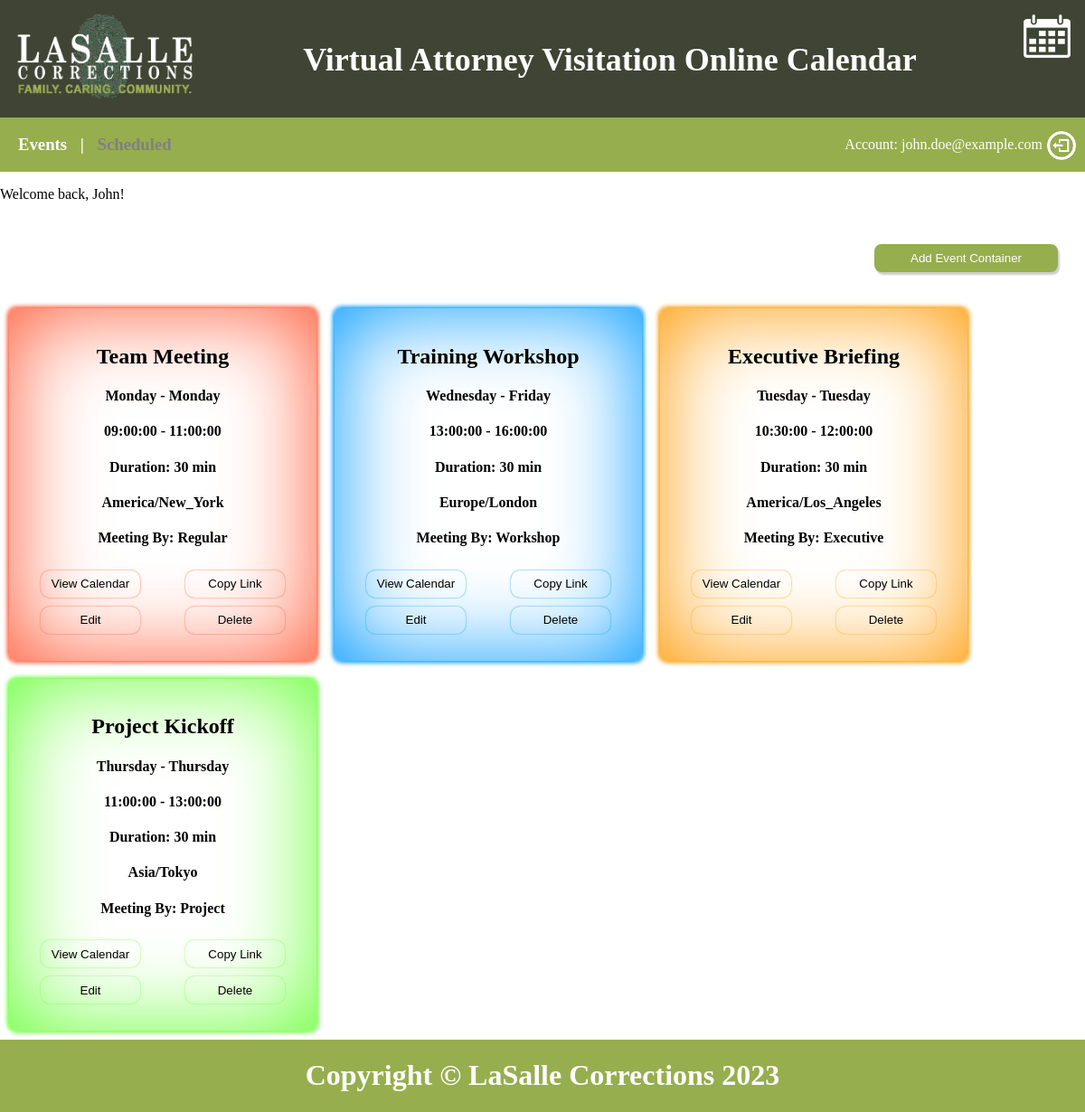
Page /eventContainers.php (signed in) on the earlier database version.
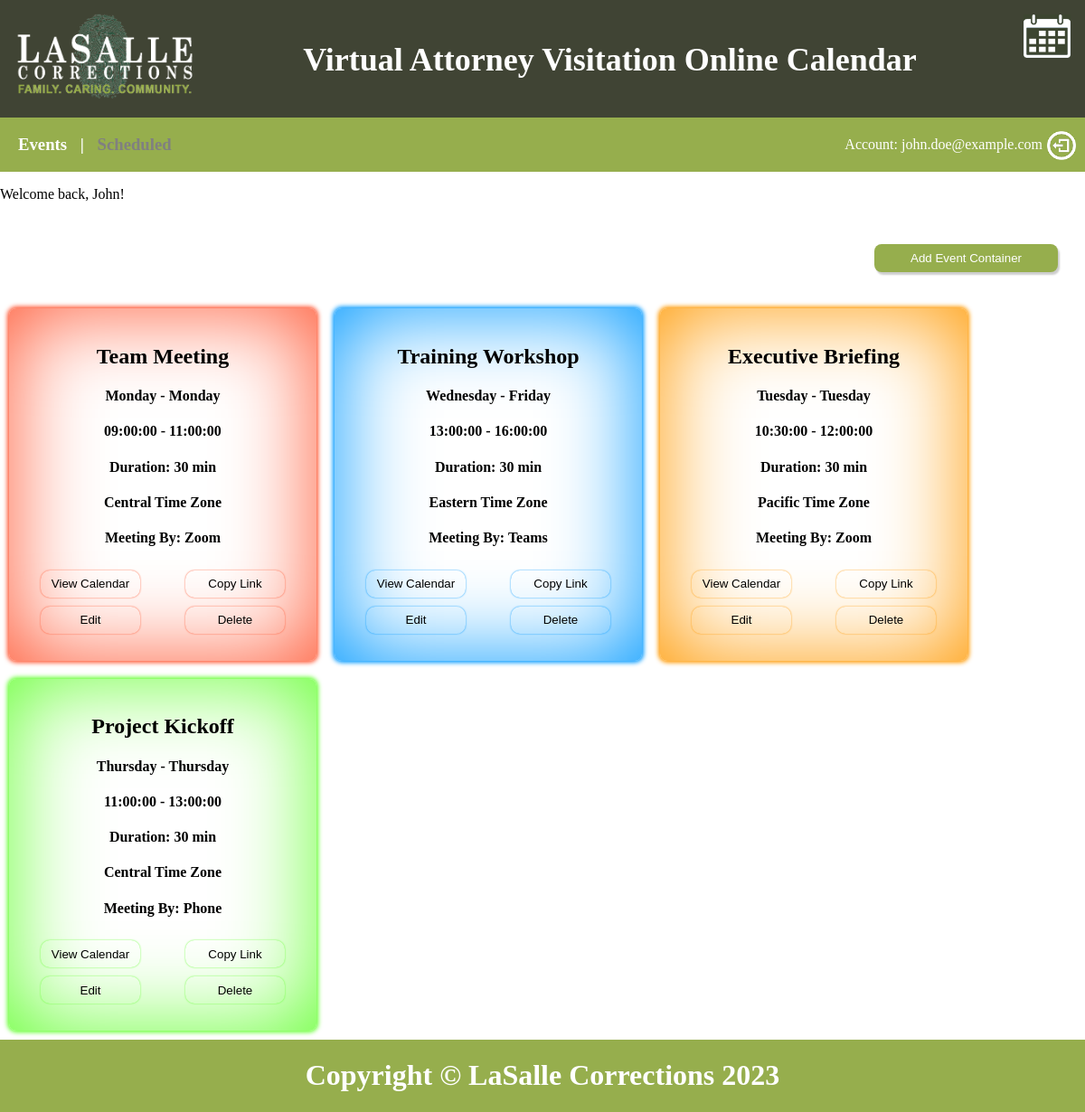
Same page on the later database version.
### tables this page shows
CREATE TABLE IF NOT EXISTS event_containers (
    event_container_id INT AUTO_INCREMENT PRIMARY KEY,
    facility VARCHAR(50) NOT NULL,
    event_name VARCHAR(255) NOT NULL,
    start_day VARCHAR(20) NOT NULL,
    end_day VARCHAR(20) NOT NULL,
    start_time TIME NOT NULL,
    end_time TIME NOT NULL,
    duration VARCHAR(50) NOT NULL DEFAULT "30 min",
    time_zone VARCHAR(50) NOT NULL,
    meeting_type VARCHAR(50) NOT NULL,
    description TEXT,
    color VARCHAR(7) NOT NULL,
    isDeleted BOOLEAN NOT NULL DEFAULT FALSE
);

### includes/loadEventContainers.php (the view, shortened to what this page needs)
<?php
$conn = new mysqli($db_host, $db_username, $db_password, $db_database);
$sql = "SELECT * FROM event_containers WHERE isDeleted != 1";
$result = $conn->query($sql);
if ($result->num_rows > 0) {
    while($row = $result->fetch_assoc()) {
        $eventContainerID = $row["event_container_id"];
        $eventName = $row["event_name"];
        $startDay = $row["start_day"];
        $endDay = $row["end_day"];
        $startTime = $row["start_time"];
        $endTime = $row["end_time"];
        $duration = $row["duration"];
        $timeZone = $row["time_zone"];
        $meetingType = $row["meeting_type"];
        $color = $row["color"];
        echo "<div id='$eventContainerID' class='eventContainer' style='--event-color: $color;'>";
        echo "<h2 class='event-headline'>$eventName</h4>";
        echo "<h4 class='day-range'>$startDay - $endDay</h4>";
        echo "<h4 class='time-range'>$startTime - $endTime</h4>";
        echo "<h4 class='duration'>Duration: $duration</h4>";
        echo "<h4 class='time-zone'>$timeZone</h4>";
        echo "<h4 class='meeting-type'>Meeting By: $meetingType</h4>";
        echo "<div class='button-div'>";
        echo "<button id='viewCalendarButton$eventContainerID' class='event-container-button' style='--event-color-darker: $color;'>View Calendar</button>";
        echo "<button id='copyLinkButton$eventContainerID' class='event-container-button' style='--event-color-darker: $color;'>Copy Link</button>";
        echo "<button id='editButton$eventContainerID' class='event-container-button' style='--event-color-darker: $color;'>Edit</button>";
        echo "<button id='deleteButton$eventContainerID' class='event-container-button' style='--event-color-darker: $color;'>Delete</button>";
        echo "</div>";
        echo "</div>";
    }
} else {
    echo "0 results";
}

### public/eventContainers.php (shortened to what this page needs)
<!DOCTYPE html>
<html lang="en">
<head>
    <link rel="stylesheet" href="css/main.css">
    <link rel="stylesheet" href="./css/eventContainer.css">
    <link rel="stylesheet" href="./css/modal.css">
</head>
  <body>
    <div id="navbarDiv">
      <?php include('navbar.php'); ?>
    </div>
    <main>
<banner-component custom-text="Events | Scheduled" label="<?=htmlspecialchars($_SESSION['email'], ENT_QUOTES)?>">
      </banner-component>
      <p>Welcome back, <?=htmlspecialchars($_SESSION['first_name'], ENT_QUOTES)?>!</p>
      <button id="addEventContainer">Add Event Container</button>
      <div id="eventContainers" class="container-row">
      <?php
      include '../includes/loadEventContainers.php';
?>
      </div>
    </main>
    <div id="footerDiv" class="footer">
      <?php include('footer.php'); ?>
    </div>
  </body>
</html>

### public/navbar.php
<head>
    <link rel="stylesheet" href="css/navbar.css">
</head>
<nav id="navbar">
    <a href="index.php">
        <img id="navbarLasalleLogo" src="img/LaSalleLogo.png" alt="lasalle logo">
    </a>
    <img id="calendarImg" src="img/cal.png" alt="calendar image">
    <h1 id="navbarHeadline">Virtual Attorney Visitation Online Calendar</h1>
</nav>

### public/footer.php
<head>
    <link rel="stylesheet" href="css/footer.css">
</head>
<footer class="footer">
    <h1>Copyright &copy; LaSalle Corrections 2023</h1>
</footer>

### public/css/main.css (style rules this page uses)
body { margin: 0px; }

### public/css/eventContainer.css (style rules this page uses)
#eventContainers { display: flex; flex-wrap: wrap; }
main { min-height: 100vh; }
#addEventContainer { float: right; margin: 30px 30px 30px 30px; background-color: #96ae4d; color: white; padding: 8px 40px; border-radius: 8px; border: none; box-shadow: 2px 3px 2px rgba(0, 0, 0, 0.2); }
.eventContainer { padding: 20px; margin: 10px; width: 300px; text-align: center; border: 0px solid var(--event-color, black); border-radius: 8px; box-shadow: 0px 0px 100px 1px var(--event-color, black) inset, 0px 0px 5px 2px var(--event-color, black); }
.container-row { width: 100%; }
.button-div { display: grid; grid-template-columns: max-content max-content; justify-content: space-between; margin-left: 10px; margin-right: 10px; margin-bottom: 5px; }
.eventContainer button { width: 110px; height: 30px; padding: 5px 5px 5px 5px; margin: 5px 5px 5px 5px; background-color: transparent; color: var(--event-text-color, black); border-width: 0px; border-color: var(--event-color-darker, black); border-radius: 10px; box-shadow: 0px 0px 3px rgba(0, 0, 0, 0.2); box-shadow: 0px 0px 2px 0px var(--event-color-darker, black); }

### public/css/navbar.css (style rules this page uses)
#navbar { height: 130px; position: absolute; left: 0; top: 0; background-color: #404434; color: white; width:100%; line-height: 2; font-size: 1.5rem; text-align: center; overflow: hidden; white-space: nowrap; text-overflow: ellipsis; }
#navbarDiv { margin-bottom: 130px; }
#navbarLasalleLogo { height: 6rem; float: left; padding-top: 0.9rem; padding-left: 1rem; }
#calendarImg { height: 3rem; float: right; vertical-align: top; padding-top: 1rem; padding-right: 1rem; }
@media screen and (max-width: 1500px) { #navbar { font-size: 1.5rem; line-height: 2; } }

### public/css/footer.css (style rules this page uses)
.footer { position: absolute; left: 0; height: 80px; width: 100%; background-color: #96ae4d; color: white; text-align: center; }

Differences in the rows shown:
changed event_containers "Team Meeting": time_zone "America/New_York" → "Central Time Zone"; meeting_type "Regular" → "Zoom"
changed event_containers "Training Workshop": time_zone "Europe/London" → "Eastern Time Zone"; meeting_type "Workshop" → "Teams"
changed event_containers "Executive Briefing": time_zone "America/Los_Angeles" → "Pacific Time Zone"; meeting_type "Executive" → "Zoom"
changed event_containers "Project Kickoff": time_zone "Asia/Tokyo" → "Central Time Zone"; meeting_type "Project" → "Phone"
